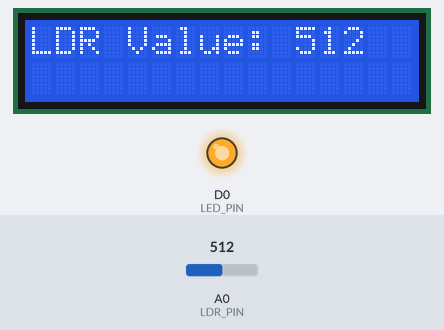
A sketch run on a simulated ESP8266 (NodeMCU). Shown: 16×2 character LCD, output pins drawn as LEDs (lit = HIGH). The test bench sets the inputs (shaded band); at power-on: A0 (LDR_PIN) = 512.

Above: at 1.2 s.
1.3 s: A0 (LDR_PIN) set to 488
At 2.5 s:
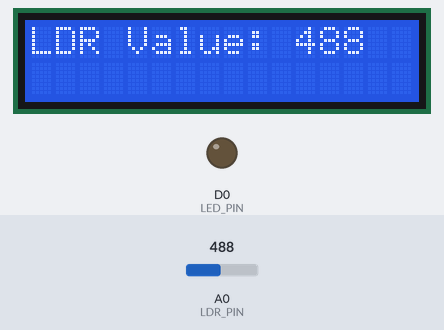
2.8 s: A0 (LDR_PIN) set to 510
At 3.5 s:
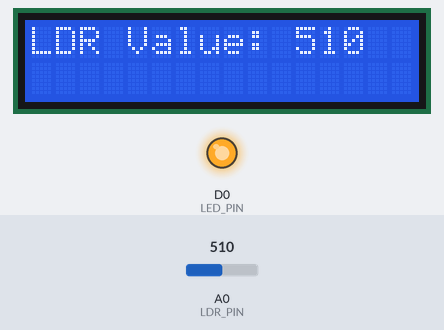
4.3 s: A0 (LDR_PIN) set to 490
At 5.3 s:
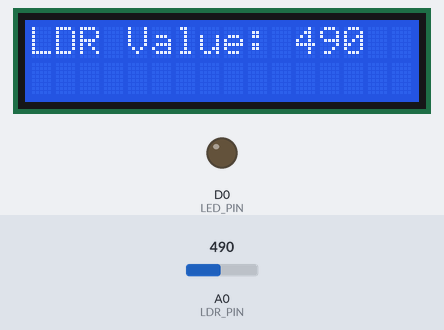
Timing chart, 0 to 7.3 s (numbered marks = the images above; inputs shaded):
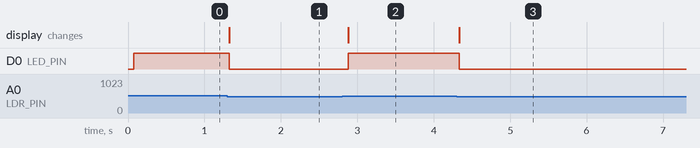

Measured:
- the behaviour switches between 501 and 500 on A0 (LDR_PIN) (found by bisection; images 0 and 1)
- after the input at 1.3 s, D0 (LED_PIN): HIGH → LOW at once; the display: changes at once (image 1)
- after the input at 2.8 s, D0 (LED_PIN): LOW → HIGH after 0.08 s; the display: changes after 0.08 s (image 2)
- after the input at 4.3 s, D0 (LED_PIN): HIGH → LOW at once; the display: changes at once (image 3)

The sketch:

sketch_dec10a.ino
```cpp
#include <Wire.h>
#include <LiquidCrystal_I2C.h>

LiquidCrystal_I2C lcd(0x27, 16, 2);

const int LDR_PIN = A0;
const int LED_PIN = D0;

void setup() {
  pinMode(LDR_PIN, INPUT);
  pinMode(LED_PIN, OUTPUT);

  lcd.init();
  lcd.backlight();
  lcd.setCursor(0, 0);
  lcd.print("LDR Value: ");
}

void loop() {
  int sensorValue = analogRead(LDR_PIN);

  lcd.setCursor(11, 0);
  lcd.print(sensorValue);
  if (sensorValue > 500) {
    digitalWrite(LED_PIN, HIGH);
  } else {
    digitalWrite(LED_PIN, LOW);
  }

  delay(100);
}
```
